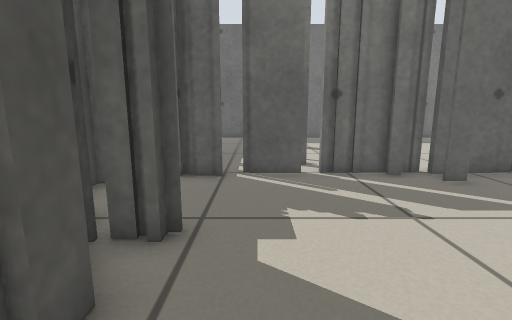
View 1 (above)

17 first-person views from a walk through a Stage world. The camera is 0.5 m above the floor, tilts 10° down and sees 85° across. Floor lines are 1 m apart. The floor is counted in squares, 0.25 m on a side. Each view is taken from the middle of a square. On the plan, view 1 faces up. The plan holds only what a view shows up to about 16 squares ahead; the rest is blank. The place goes on beyond the plan.

View 2
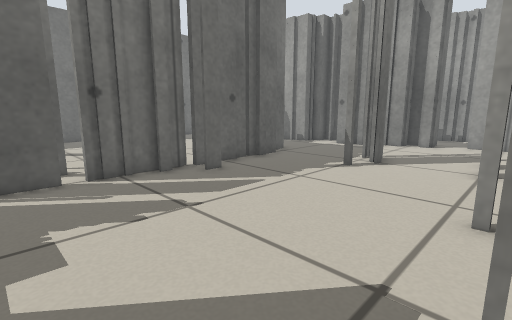

View 3
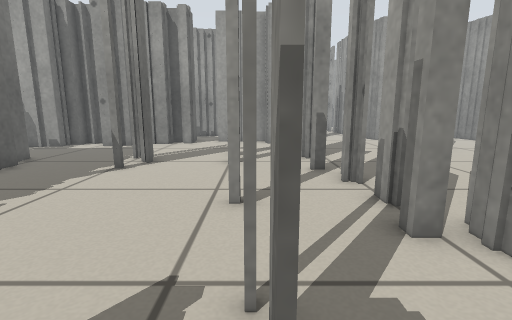

View 4
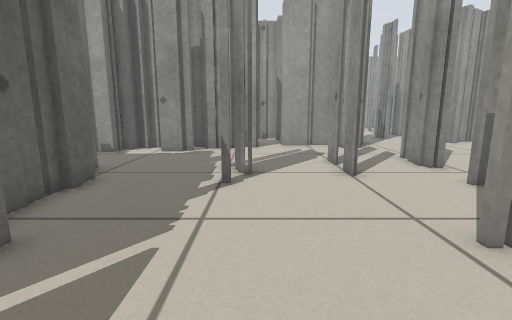

View 5
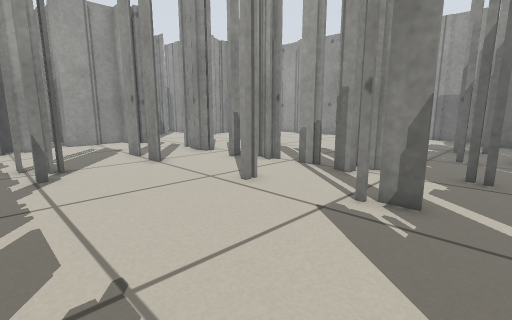

View 6
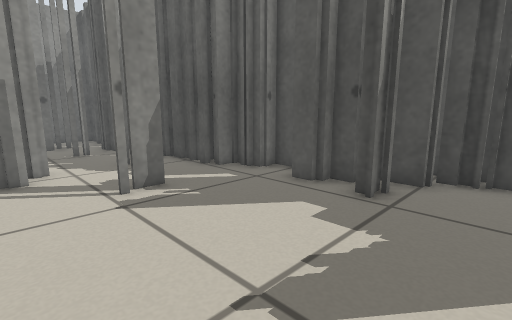

View 7
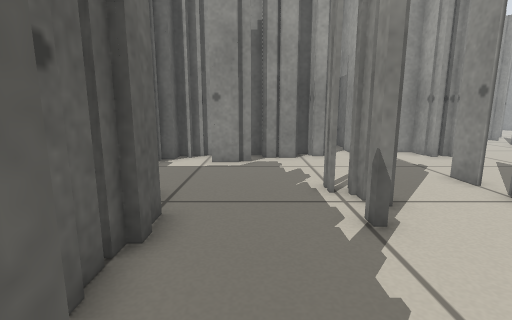

View 8
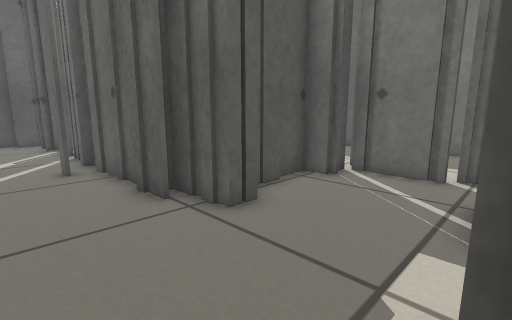

View 9
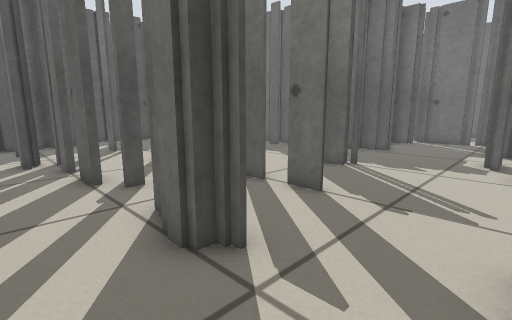

View 10
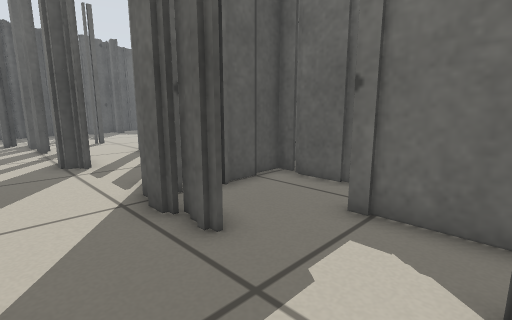

View 11
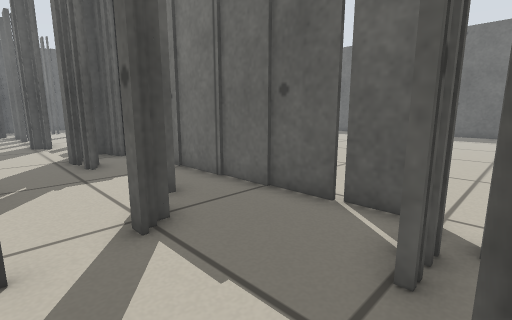

View 12
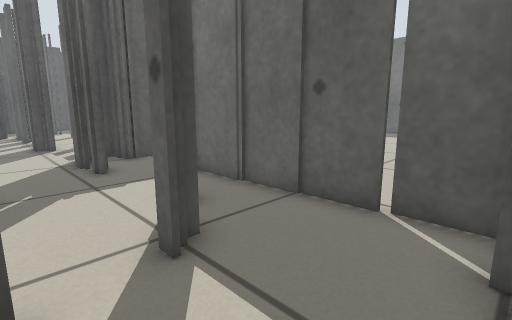

View 13
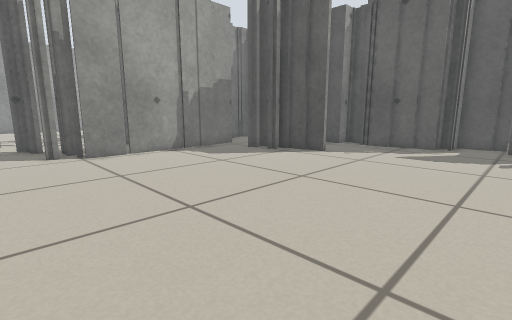

View 14
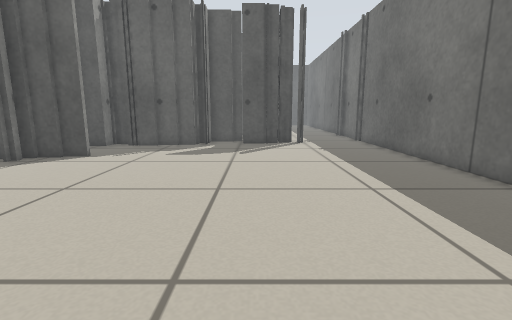

View 15
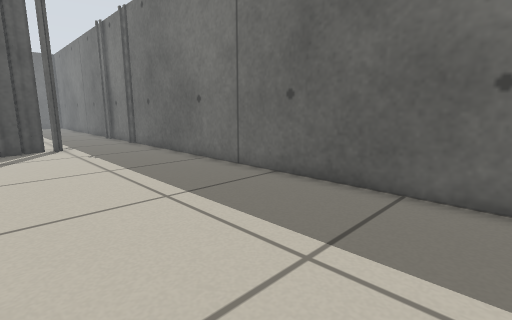

View 16
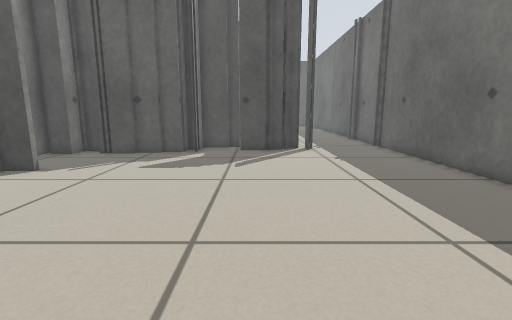

View 17
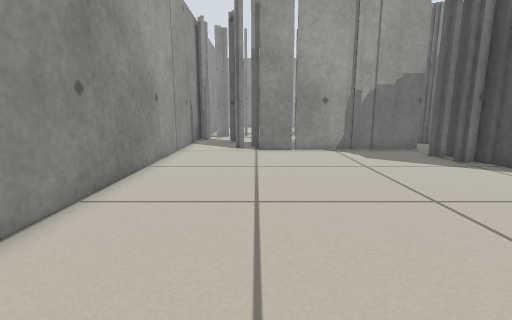

### Floor plan
Key: @ floor where view 1 was taken; # wall or solid block; x gap in a wall; . floor.
Columns run from 4 left of view 1 to 35 right of it. Each row starts with its distance up from view 1.
 21             ##   #####################
 20                   ....................
 19                   ....................
 18                   ....................
 17        ..         ....................
 16        ..      #  .###...............
 15        .       ####.##...............
 14        .       ##....#.................
 13    .  ..       #...###.................
 12    .  ..       #...##..................
 11    .           #....##.................#
 10    .  x       ##.....# ................#
  9 ################....###................#
  8 #.##.....##.........###................#
  7 #...................###................#
  6 #....................#....#............#
  5 ###...........###....##.. #............#
  4  ##............# ....###  ##...........#
  3  ##.....................  ##...........#
  2  ##...................#### ............#
  1  #.............#.#....##...... #####...#
  0  ##.@.x................#...#######.##..#
 -1   #..................###...........x...#
 -2   ##........##..###..#####.........##. #
 -3   ##....###.##..###............#....#.
 -4    #.#..##......................... #.
 -5    #......................  ....#. ..

Where each view was taken, in squares from view 1:
view 1: 0 up, 0 right, facing up
view 2: 0 up, 0 right, facing up-right
view 3: 0 up, 0 right, facing right
view 4: 4 up, 2 right, facing right
view 5: 6 up, 0 right, facing down-right
view 6: 7 up, 5 right, facing down-left
view 7: 7 up, 5 right, facing right
view 8: 6 up, 16 right, facing up-left
view 9: 5 down, 17 right, facing up-left
view 10: 5 down, 25 right, facing up-left
view 11: 5 down, 32 right, facing up-left
view 12: 5 down, 31 right, facing up-left
view 13: 14 up, 34 right, facing down-left
view 14: 14 up, 34 right, facing left
view 15: 14 up, 33 right, facing up-left
view 16: 14 up, 31 right, facing left
view 17: 15 up, 31 right, facing down
